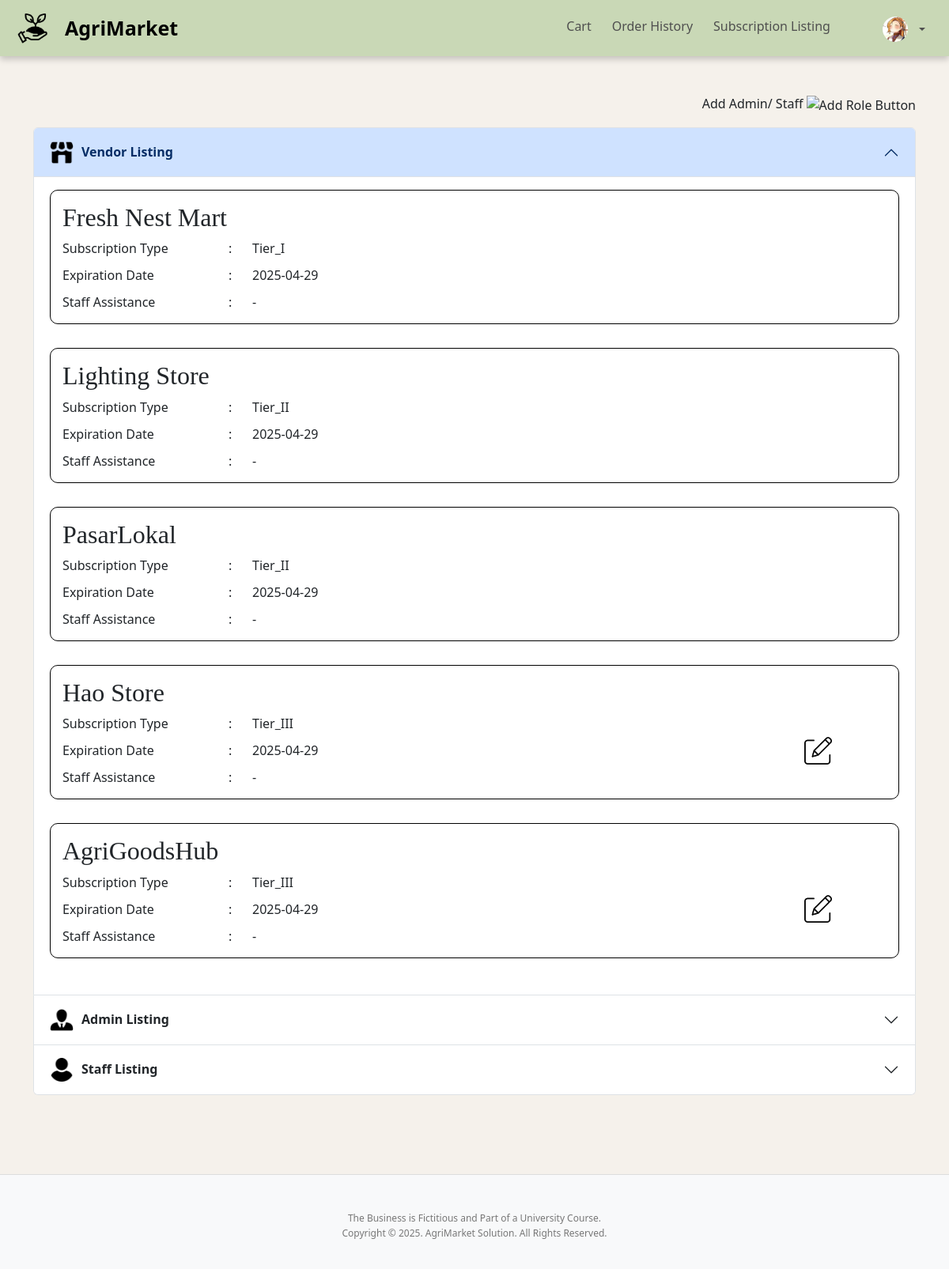
/Modules/admin/admin_dashboard.php (signed in), run on the app's committed database.
### tables this page shows
CREATE TABLE user (
    user_id INT AUTO_INCREMENT PRIMARY KEY,
    first_name VARCHAR(100) NOT NULL,
    last_name VARCHAR(100) NOT NULL,
    username VARCHAR(255) UNIQUE NOT NULL,
	user_image VARCHAR(255) NOT NULL,
    email VARCHAR(255) UNIQUE NOT NULL,
    password VARCHAR(255) NOT NULL,
    role ENUM('Customer', 'Vendor', 'Staff', 'Admin') NOT NULL,
    phone_number VARCHAR(20) UNIQUE NOT NULL,
    home_address VARCHAR(200) NOT NULL,
    last_online DATETIME
);

CREATE TABLE vendor (
    vendor_id INT AUTO_INCREMENT PRIMARY KEY,
    user_id INT NOT NULL,
    subscription_id INT,
    store_name VARCHAR(255) NOT NULL,
    subscription_start_date DATE,
    subscription_end_date DATE,
    assist_by INT NULL,
    FOREIGN KEY (user_id) REFERENCES user(user_id) ON DELETE CASCADE,
    FOREIGN KEY (subscription_id) REFERENCES subscription(subscription_id) ON DELETE SET NULL
);

CREATE TABLE subscription (
    subscription_id INT AUTO_INCREMENT PRIMARY KEY,
    plan_name VARCHAR(50) NOT NULL,
    subscription_price DECIMAL(10,2) NOT NULL,
    upload_limit INT NOT NULL,
    has_low_stock_alert BOOLEAN DEFAULT FALSE,
    has_staff_support BOOLEAN DEFAULT FALSE,
    has_analytics_access BOOLEAN DEFAULT FALSE
);

### includes/database.php (called while the page is built, shortened)
<?php
class Database
{
    private $servername = "localhost";
    private $username = "root";
    private $password = "";
    private $dbname = "agrimarket";
    public function __construct()
    {
        $this->conn = new mysqli($this->servername, $this->username, $this->password, $this->dbname);
    }
}
class User
{
    private $conn;
    public function __construct($db)
    {
        $this->conn = $db->conn;
    }
    function getUserImageFromUserID($user_id)
    {
        $stmt = $this->conn->prepare("SELECT user_image FROM user WHERE user_id = ?");
        $stmt->bind_param("i", $user_id);
        $stmt->execute();
        $result = $stmt->get_result();
        if ($result->num_rows === 1) {
            $row = $result->fetch_assoc();
            return $row['user_image'];
        }
        return "../../Assets/svg/person-circle.svg";
    }
}
class Vendor
{
    private $conn;
    public function __construct($db)
    {
        $this->conn = $db->conn;
    }
    function getVendorList()
    {
        $sql = "SELECT v.vendor_id, v.store_name, s.plan_name, v.subscription_end_date,
                    IFNULL(CONCAT(u.first_name, ' ', u.last_name), '-') AS staff_assistance,
                    v.assist_by
                FROM vendor v
                LEFT JOIN user u ON u.user_id = v.assist_by
                JOIN subscription s ON v.subscription_id = s.subscription_id";
        $result = $this->conn->query($sql);
        return ($result->num_rows > 0) ? $result->fetch_all(MYSQLI_ASSOC) : [];
    }
}

### Modules/admin/admin_dashboard.php (the view, shortened to what this page needs)
<?php
$user_id = $_SESSION['user_id'] ?? null;
include '../../includes/database.php';
$db = new Database();
$vendorClass = new Vendor($db);
$vendorList = $vendorClass->getVendorList();
?>
<!DOCTYPE html>
<html lang="en">
<head>
    <link rel="stylesheet" href="../../css/admin_dashboard.css">
</head>
<body class="admin_dashboard">
    <?php include '../../includes/header.php'; ?>
    <div class="container mt-5">
        <div class="addRole">
            <p>Add Admin/ Staff
                <img src="../../Assets/img/addStaff.png" alt="Add Role Button" style="width:30px; height:auto;cursor:pointer;" class="addRoleBTN" data-bs-toggle="modal" data-bs-target=#addStaffModal>
            </p>
        </div>
        <div class="accordion" id="accordionPanels">
            <div class="accordion-item">
                <h2 class="accordion-header">
                    <button class="accordion-button" type="button" data-bs-toggle="collapse" data-bs-target="#panelsStayOpen-collapseOne" aria-expanded="true" aria-controls="panelsStayOpen-collapseOne">
                        <img src="../../Assets/img/vendor.png" alt="vendor icon" style="width:30px; height:auto;margin-right:10px;">
                        <strong>Vendor Listing</strong>
                    </button>
                </h2>
                <div id="panelsStayOpen-collapseOne" class="accordion-collapse collapse show">
                    <div class="accordion-body">
                        <?php if (!empty($vendorList)): ?>
                            <?php foreach ($vendorList as $vendor): ?>
                                <div class="Vendor-Card" data-vendor-id="<?= htmlspecialchars($vendor['vendor_id']); ?>">
                                    <div class="Vendor-Listing-Container-Header">
                                        <h2><?= htmlspecialchars($vendor['store_name']); ?></h2>
                                    </div>
                                    <div class="Vendor-Card-Body">
                                        <div class="Vendor-Listing-Container-Content">
                                            <span class="label">Subscription Type</span> <span class="colon">:</span> <?= $vendor['plan_name']; ?>
                                            <span class="label">Expiration Date</span> <span class="colon">:</span> <?= $vendor['subscription_end_date']; ?>
                                            <span class="label">Staff Assistance</span> <span class="colon">:</span>
                                            <span class="staff-assistance"><?= $vendor['staff_assistance']; ?></span>
                                        </div>
                                        <?php if ($vendor['plan_name'] == 'Tier_III'): ?>
                                            <div class="Vendor-Listing-Container-Button">
                                                <img src="../../Assets/img/edit.png" alt="Add Assistance Button"
                                                    data-vendor-id="<?= htmlspecialchars($vendor['vendor_id']); ?>"
                                                    data-store="<?= htmlspecialchars($vendor['store_name']); ?>"
                                                    data-subscription-type="<?= htmlspecialchars($vendor['plan_name']); ?>"
                                                    data-expiration-date="<?= htmlspecialchars($vendor['subscription_end_date']); ?>"
                                                    data-assistance-name="<?= htmlspecialchars($vendor['staff_assistance']); ?>"
                                                    data-assistance-id="<?= htmlspecialchars($vendor['assist_by']); ?>"
                                                    onclick="editVendorListing(this)">
                                            </div>
                                        <?php endif; ?>
                                    </div>
                                </div>
                            <?php endforeach; ?>
                        <?php else: ?>
                            <div class="No-Data">
                                <p>---No Vendor Found---</p>
                            </div>
                        <?php endif; ?>
                    </div>
                </div>
            </div>
            <div class="accordion-item">
                <h2 class="accordion-header">
                    <button class="accordion-button collapsed" type="button" data-bs-toggle="collapse" data-bs-target="#panelsStayOpen-collapseThree" aria-expanded="false" aria-controls="panelsStayOpen-collapseThree">
                        <img src="../../Assets/img/admin.png" alt="vendor icon" style="width:30px; height:auto; margin-right:10px">
                        <strong>Admin Listing</strong>
                    </button>
                </h2>
            </div>
            <div class="accordion-item">
                <h2 class="accordion-header">
                    <button class="accordion-button collapsed" type="button" data-bs-toggle="collapse" data-bs-target="#panelsStayOpen-collapseTwo" aria-expanded="false" aria-controls="panelsStayOpen-collapseTwo">
                        <img src="../../Assets/img/staff.png" alt="staff icon" style="width:30px; height:auto; margin-right:10px">
                        <strong>Staff Listing</strong>
                    </button>
                </h2>
            </div>
        </div>
    </div>
    <?php include '../../includes/footer_2.php'; ?>
</body>
</html>

### includes/header.php (shortened to what this page needs)
<?php
require_once '../../includes/database.php';
$db = new Database();
$userClass = new User($db);
$user_id = $_SESSION['user_id'];
$role = $_SESSION['role'];
$user_image = $userClass->getUserImageFromUserID($user_id);
$homeLink = "#";
if ($role === "Customer") {
    $homeLink = "../customer/main_page.php";
} elseif ($role === "Vendor") {
    $homeLink = "../customer/main_page.php";
} elseif ($role === "Staff") {
    $homeLink = "../staff/staff_dashboard.php";
} elseif ($role === "Admin") {
    $homeLink = "../admin/admin_dashboard.php";
}
$currentPage = basename($_SERVER['PHP_SELF']);
?>
<!DOCTYPE html>
<html lang="en">
<head>
    <link href="https://cdn.jsdelivr.net/npm/bootstrap@5.3.0/dist/css/bootstrap.min.css" rel="stylesheet">
    <link rel="stylesheet" href="../../css/header.css">
</head>
<body>
    <nav class="navbar navbar-expand-lg">
        <div class="container-fluid">
            <a class="navbar-brand" href="<?php echo $homeLink; ?>">
                <img src="../../Assets/img/logo.png" alt="logo" class="logo">
                AgriMarket
            </a>
            <div class="collapse navbar-collapse" id="navbarNav">
                <ul class="navbar-nav ms-auto">
                    <?php if ($role === "Customer" || $role === "Vendor"): ?>
                        <li class="nav-item">
                            <a class="nav-link <?php echo ($currentPage == 'cart.php') ? 'active' : ''; ?>"
                                href="../customer/cart.php">Cart</a>
                        </li>
                        <li class="nav-item">
                            <a class="nav-link <?php echo ($currentPage == 'order_history.php') ? 'active' : ''; ?>"
                                href="../customer/order_history.php">Order History</a>
                        </li>
                        <li class="nav-item">
                            <a class="nav-link <?php echo ($currentPage == 'subscription_listing.php') ? 'active' : ''; ?>"
                                href="../vendor/subscription_listing.php">Subscription Listing</a>
                        </li>
                    <?php endif; ?>
                    <li class="nav-item dropdown profile-item">
                        <a class="nav-link dropdown-toggle" href="#" id="navbarDropdown" role="button"
                            data-bs-toggle="dropdown" aria-expanded="false">
                            <img src="<?php echo '../../' . htmlspecialchars($user_image); ?>" alt="Profile"
                                class="rounded-circle" style="width: 32px; height: 32px; object-fit: cover;">
                        </a>
                </li>
                </ul>
            </div>
        </div>
    </nav>
</body>
</html>

### css/admin_dashboard.css (style rules this page uses)
body.admin_dashboard { background-color: #f5f1eb; }
.addRole { display: flex; justify-content: flex-end; align-items: center; gap: 10px; }
.accordion { margin-bottom: 100px; }
.Vendor-Card, .Staff-Card, .Admin-Card { border: 1px solid black; padding: 15px; margin-bottom: 30px; border-radius: 10px; display: flex; flex-direction: column; }
.Vendor-Listing-Container-Header h2, .Staff-Listing-Container-Header h2, .Admin-Listing-Container-Header h2 { font-family:Cambria, Cochin, Georgia, Times, 'Times New Roman', serif }
.Vendor-Card-Body, .Staff-Card-Body, .Admin-Card-Body { display: flex; justify-content: space-between; align-items: center; width: 100%; }
.Vendor-Listing-Container-Content, .Staff-Listing-Container-Content, .Admin-Listing-Container-Content { display: grid; grid-template-columns: 200px 20px auto; gap: 10px; }
.Admin-Listing-Container-Button, .Vendor-Listing-Container-Button { width:10%; margin-right:20px; }
.Admin-Listing-Container-Button img, .Vendor-Listing-Container-Button img { width: 35px; height: 35px; cursor: pointer; margin-left: 20px; }

### css/header.css (style rules this page uses)
.navbar { background-color:#c9d8b6; margin-bottom: 30px; box-shadow: 0px 4px 8px rgba(0, 0, 0, 0.2); }
.navbar .logo { width: 45px; height: 45px; margin-right: 15px; margin-left: 10px; }
.navbar .navbar-brand { display: flex; align-items: center; font-size: 25px; font-weight: bold; color: #000000; }
.navbar-brand { display: flex; align-items: center; }
.navbar .nav-link { color: #4f4f4f; }
.nav-item { margin-right: 10px; }
.profile-item { margin-left: 30px; }
.navbar-nav.ms-auto .nav-link { margin-top: 2px; display: flex; align-items: center; }
.navbar-nav .nav-link img { margin-left: 10px; margin-right: 10px; width: 32px; height: 32px; transition: transform 0.2s ease; }

### data on the page
user: user_image (picture)
vendor: store_name "Fresh Nest Mart", subscription.plan_name "Tier_I", subscription_end_date "2025-04-29", staff_assistance "-"
vendor: store_name "Lighting Store", subscription.plan_name "Tier_II", subscription_end_date "2025-04-29", staff_assistance "-"
vendor: store_name "PasarLokal", subscription.plan_name "Tier_II", subscription_end_date "2025-04-29", staff_assistance "-"
vendor: store_name "Hao Store", subscription.plan_name "Tier_III", subscription_end_date "2025-04-29", staff_assistance "-"
vendor: store_name "AgriGoodsHub", subscription.plan_name "Tier_III", subscription_end_date "2025-04-29", staff_assistance "-"
